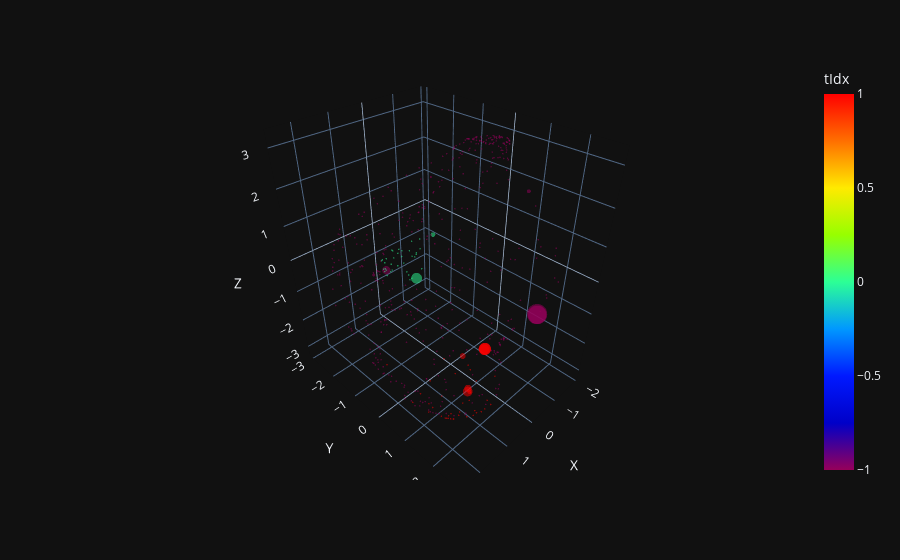

This figure's notebook cell:
### Code cell
# plotly 3d plot of result["pred"], colored by result["GT_cluster"]
from src.plotting.plot_coordinates import plot_coordinates
filt = result["event_idx"] == 9
# normalized coordinates
norm_coords = result["pred"][filt, 1:4] #/ np.linalg.norm(result["pred"][filt, 1:4] , axis=1 ,keepdims=1)
pt_scaled = torch.tensor(result["pt"][filt])
pt_scaled[pt_scaled < 0.3] = 0.3
plot_coordinates(norm_coords, pt_scaled, torch.tensor(result["GT_cluster"][filt])).show()

### Figure 1 — Plotly figure (JSON) as saved in the notebook; plotly's stock layout.template omitted (floating-point values rounded to 4 significant figures; data arrays with more than 128 entries replaced by an {"elided": "..."} marker saying what was removed)
{"data": [{"hovertemplate": "X=%{x}<br>Y=%{y}<br>Z=%{z}<br>pt=%{marker.size}<br>tIdx=%{marker.color}<extra></extra>", "legendgroup": "", "marker": {"color": {"elided": "517 float values"}, "coloraxis": "coloraxis", "opacity": 0.5, "size": {"elided": "517 float values"}, "sizemode": "area", "sizeref": 0.1261, "symbol": "circle", "line": {"width": 0}}, "mode": "markers", "name": "", "scene": "scene", "showlegend": false, "x": {"elided": "517 float values"}, "y": {"elided": "517 float values"}, "z": {"elided": "517 float values"}, "type": "scatter3d"}], "layout": {"scene": {"domain": {"x": [0.0, 1.0], "y": [0.0, 1.0]}, "xaxis": {"title": {"text": "X"}}, "yaxis": {"title": {"text": "Y"}}, "zaxis": {"title": {"text": "Z"}}}, "coloraxis": {"colorbar": {"title": {"text": "tIdx"}}, "colorscale": [[0.0, "rgb(150,0,90)"], [0.125, "rgb(0,0,200)"], [0.25, "rgb(0,25,255)"], [0.375, "rgb(0,152,255)"], [0.5, "rgb(44,255,150)"], [0.625, "rgb(151,255,0)"], [0.75, "rgb(255,234,0)"], [0.875, "rgb(255,111,0)"], [1.0, "rgb(255,0,0)"]]}, "legend": {"tracegroupgap": 0, "itemsizing": "constant"}, "margin": {"t": 60}}}
